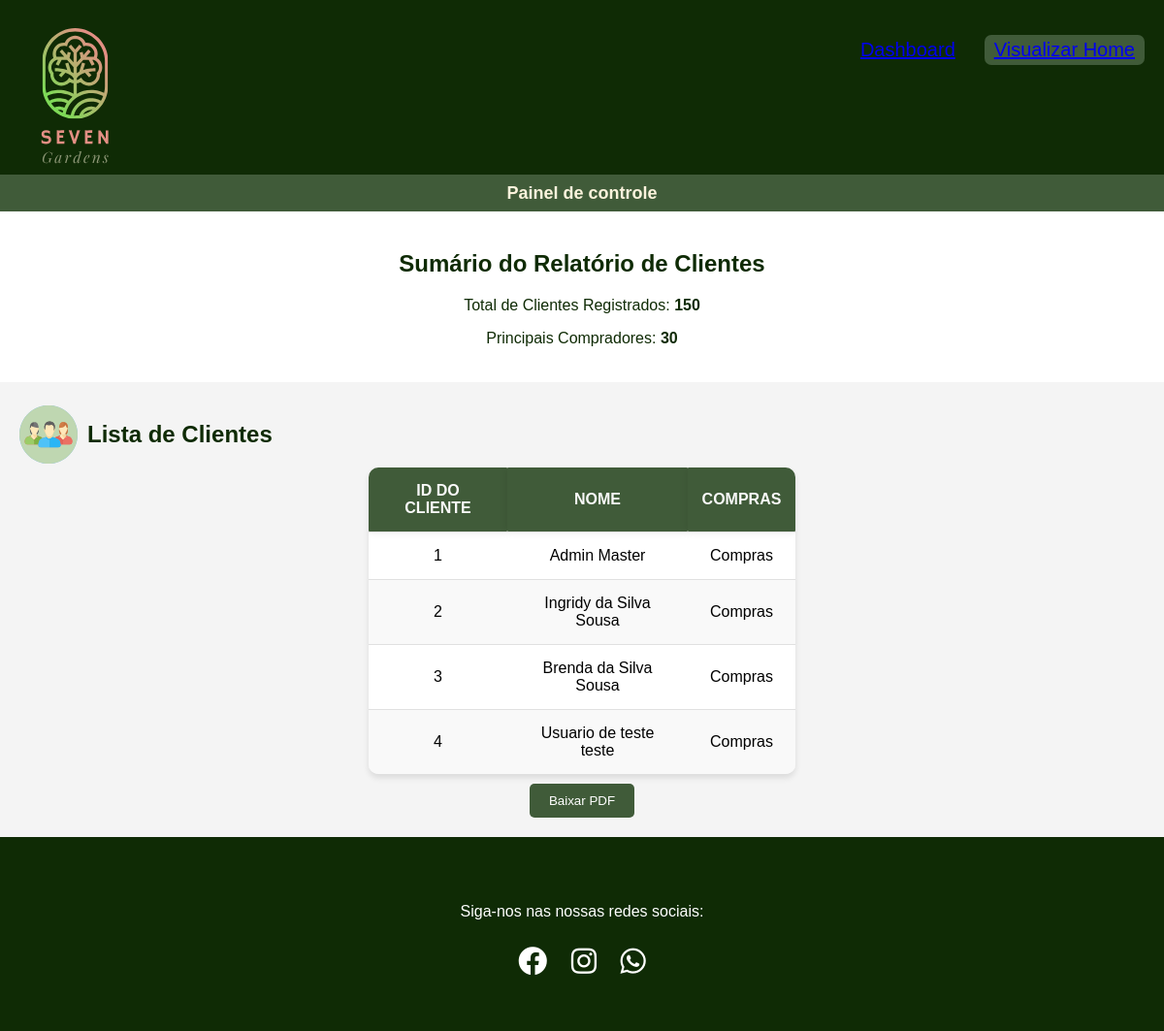
The page /Front-end/html/Relatorio.php on the database as committed earlier.
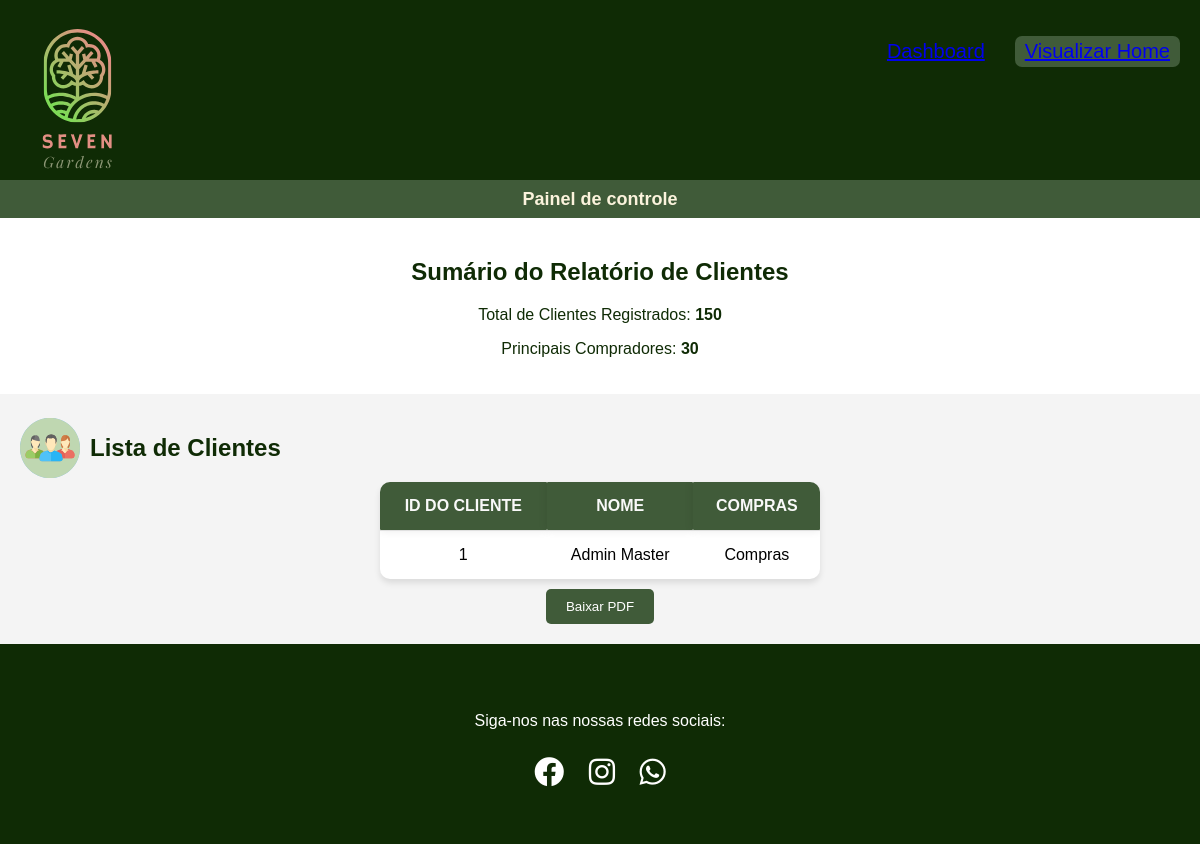
The same page on the database as committed later.
### tables this page shows
CREATE TABLE `usuario` (
  `idUsuario` int(11) NOT NULL,
  `nome_completo` varchar(80) NOT NULL,
  `data_nascimento` date NOT NULL,
  `sexo` char(20) NOT NULL,
  `nome_materno` varchar(255) NOT NULL,
  `cpf` varchar(14) NOT NULL,
  `email` varchar(100) NOT NULL,
  `telefone_celular` varchar(11) NOT NULL,
  `user_name` varchar(50) NOT NULL,
  `senha` varchar(255) NOT NULL,
  `tipo_usuario` enum('Cliente','Colaborador','Master') NOT NULL,
  `ativado` tinyint(1) NOT NULL
);

### Front-end/html/Relatorio.php (the view, shortened to what this page needs)
<!DOCTYPE html>
<html lang="pt">
<head>
  <link rel="stylesheet" href="../css/Relatorio.css">
  <link rel="stylesheet" href="https://cdnjs.cloudflare.com/ajax/libs/font-awesome/5.15.4/css/all.min.css">
</head>
<body>
  <header>
    <section class="header">
      <div>
        <img class="logo" src="../img/logoatual.svg" alt="" srcset="" />
      </div>
      <nav>
      <div class="navegacao">
          <ul class="paginas">
            <li class="login"><a href="../html/InterfaceMaster.php">Dashboard</a></li>
            <li class="cadastrar"> <a href="../../index.php">Visualizar Home</a></li>
          </ul>
        </div>
      </nav>
    </section>
    <section class="opcoes">
      <h2>Painel de controle</h2>
    </section>
  </header>
  <main>
    <section id="report-summary">
      <h1>Sumário do Relatório de Clientes</h1>
      <p>Total de Clientes Registrados: <strong>150</strong></p>
      <p>Principais Compradores: <strong>30</strong></p>
    </section>
    <section id="client-table">
      <div class="icon-clientes">
        <img src="../img/clientes.svg" alt="Ícone de lista de clientes para gerenciar e acompanhar seus clientes" class="iconCard" />
        <h2>Lista de Clientes</h2>
      </div>
      <table id="tabelaUsuarios">
        <thead>
          <tr>
            <th>ID do Cliente</th>
            <th>Nome</th>
            <th>Compras</th>
          </tr>
        </thead>
        <tbody>
          <?php
          include('../PHP/connect.php');
          $sql = "SELECT idUsuario, nome_completo FROM usuario";
          $stmt = $pdo->prepare($sql);
          $stmt->execute();
          $data = $stmt->fetchAll(PDO::FETCH_ASSOC);
          if (!empty($data)) {
            foreach ($data as $row) {
              echo "<tr>";
              echo "<td>" . htmlspecialchars($row['idUsuario']) . "</td>";
              echo "<td>" . htmlspecialchars($row['nome_completo']) . "</td>";
              echo "<td>Compras</td>";
              echo "</tr>";
            }
          } else {
            echo "<tr><td colspan='3'>Nenhum resultado encontrado</td></tr>";
          }
          ?>
        </tbody>
      </table>
      <div class="btn-download">
        <button onclick="downloadPDF()">Baixar PDF</button>
      </div>
    </section>
  </main>
  <footer>
    <br>
    <div class="social-icons">
      <p> Siga-nos nas nossas redes sociais:</p>
      <a href="https://www.facebook.com/profile.php?id=100063959239107" class="icon" target="_blank"><i class="fab fa-facebook"></i></a>
      <a href="https://www.instagram.com/polen_azul?utm_source=ig_web_button_share_sheet&igsh=ZDNlZDc0MzIxNw==" class="icon" target="_blank"><i class="fab fa-instagram"></i></a>
      <a href="https://www.whatsapp.com/catalog/5521981510975/?app_absent=0" class="icon" target="_blank"><i class="fab fa-whatsapp""></i></a>
    </div>
  </footer>
</body>

Rows that differ between the two databases and show on the page:
removed usuario: idUsuario "2", nome_completo "Ingridy da Silva Sousa"
removed usuario: idUsuario "3", nome_completo "Brenda da Silva Sousa"
removed usuario: idUsuario "4", nome_completo "Usuario de teste teste"
